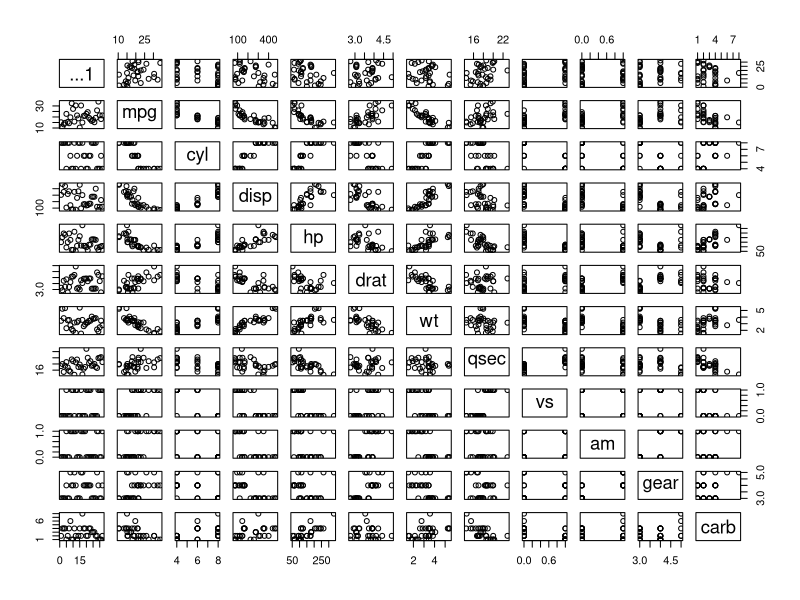

Source code (R):
## ---- chunk 1
library(readr)
library(dplyr)
setwd("C:\\Users\\chris\\OneDrive - Western Governors University\\Documents\\D206-DataCleaning")
cars <- read_csv("cars.csv")
head(cars)
## ---- chunk 2
plot(cars)
